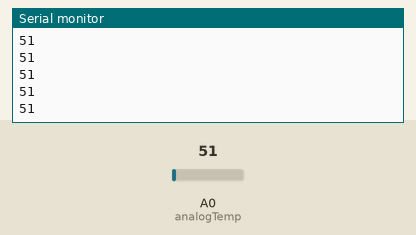
Recording of a sketch running on a simulated Arduino Uno, built with avr-gcc and run on an emulated ATmega328P. On the bench: the last lines printed to the serial monitor. The inputs (shaded band) are chosen by the test bench; at power-on: A0 (analogTemp) = 51.

Above: at 1.2 s.
1.3 s: A0 (analogTemp) set to 61
At 1.9 s:
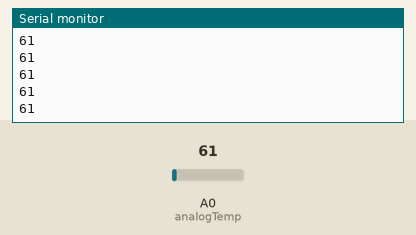
2.8 s: A0 (analogTemp) set to 71
At 3.3 s:
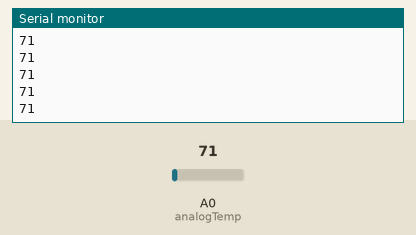
Timing chart, 0 to 5.8 s (numbered marks = the images above; inputs shaded):
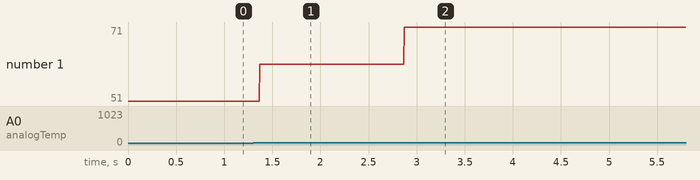

The sketch:

raspi.ino
```cpp
 const int analogTemp = A0; //temperature input pin


 void setup()
{
  //start serial communication
  Serial.begin(9600);
}

void loop()
{
  int tempRead = analogRead(analogTemp); //read analog value

  Serial.println(tempRead); //print value to serial port
 // delay(1000); //wait 10 seconds before new reading
}
```

Measured:
- after the input at 1.3 s, the serial monitor: prints a new line after 0.07 s (image 1)
- after the input at 2.8 s, the serial monitor: prints a new line after 0.07 s (image 2)
- plotted number 1: 51 → 61 after the input at 1.3 s, 61 → 71 after the input at 2.8 s
